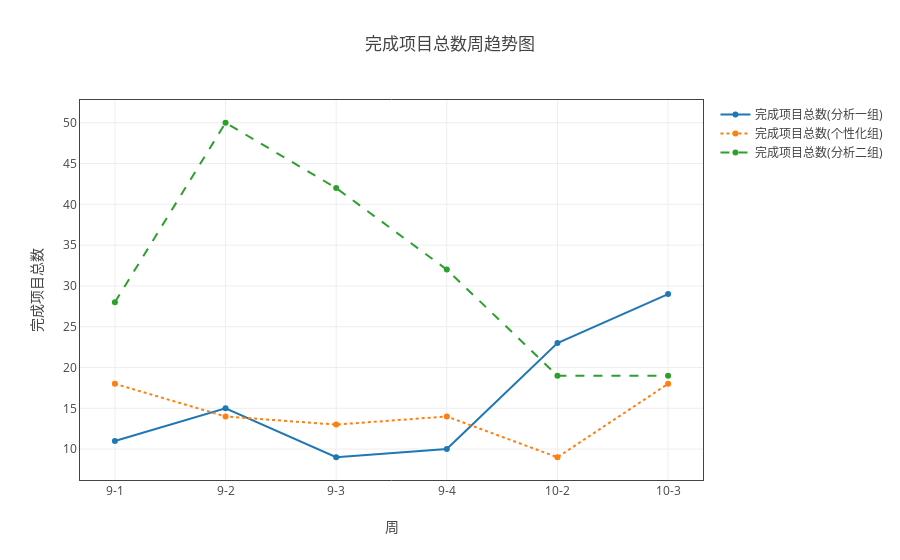

Source (notebook cell):
### Markdown cell above
### 各组总完成项目趋势图

### Code cell
ss = myModule.format(all_df1 ,"日期（格式“月-周次”）" ,['完成项目总数'])
ss.add_group('组别')
#ss.get_average_by('人员')
tt = myModule.sort_by_index(ss.groupby('sum'))
tt
myModule.myPlot(myModule.sort_by_index(ss.groupby('sum'))).plot('line')
#ss = myModule.format(all_df1 ,"month" ,['完成项目总数'])
#ss.add_group('组别')
#ss.get_average_by('人员')
#myModule.myPlot(ss.groupby('sum')).plot('line',"月")

### Figure 1 — Plotly figure (JSON) as saved in the notebook; plotly's stock layout.template omitted (floating-point values rounded to 4 significant figures)
{"data": [{"line": {"dash": "solid"}, "name": "完成项目总数(分析一组)", "type": "scatter", "uid": "4aaabb47-d5ea-11e8-8ddb-a41f72875c19", "x": ["9-1", "9-2", "9-3", "9-4", "10-2", "10-3"], "y": [11, 15, 9, 10, 23, 29]}, {"line": {"dash": "dot"}, "name": "完成项目总数(个性化组)", "type": "scatter", "uid": "4aaabb48-d5ea-11e8-8ddb-a41f72875c19", "x": ["9-1", "9-2", "9-3", "9-4", "10-2", "10-3"], "y": [18, 14, 13, 14, 9, 18]}, {"line": {"dash": "dash"}, "name": "完成项目总数(分析二组)", "type": "scatter", "uid": "4aaabb49-d5ea-11e8-8ddb-a41f72875c19", "x": ["9-1", "9-2", "9-3", "9-4", "10-2", "10-3"], "y": [28, 50, 42, 32, 19, 19]}], "layout": {"title": "完成项目总数周趋势图", "xaxis": {"mirror": "all", "nticks": 20, "showgrid": true, "showline": true, "title": "周", "type": "category", "zeroline": true}, "yaxis": {"mirror": "all", "nticks": 20, "showgrid": true, "showline": true, "title": "完成项目总数", "zeroline": true}}}
